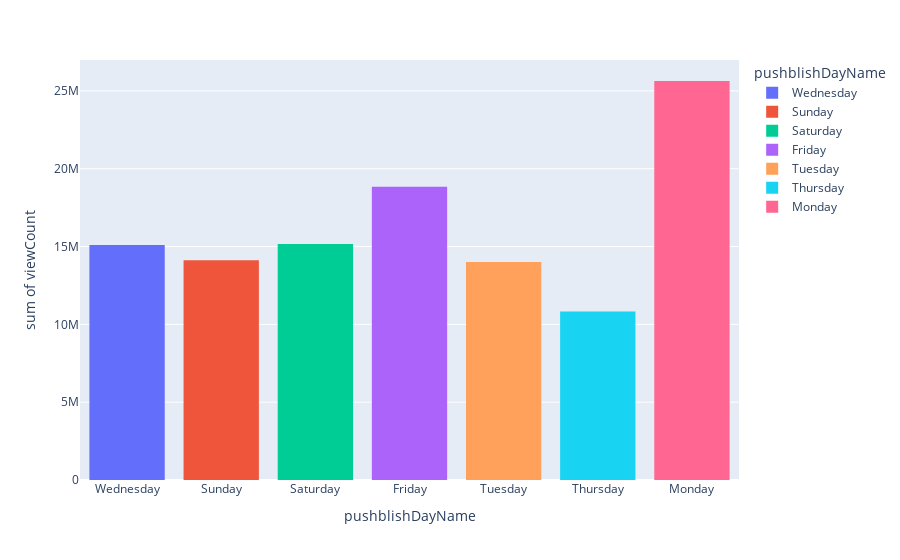

The code cell stored with this chart in its notebook:
### Code cell
fig = px.histogram(video_details,x='pushblishDayName',y='viewCount',color='pushblishDayName')

fig.show()

### Figure 1 — Plotly figure (JSON) as saved in the notebook; plotly's stock layout.template omitted (floating-point values rounded to 4 significant figures; data arrays with more than 128 entries replaced by an {"elided": "..."} marker saying what was removed)
{"data": [{"alignmentgroup": "True", "bingroup": "x", "histfunc": "sum", "hovertemplate": "pushblishDayName=%{x}<br>sum of viewCount=%{y}<extra></extra>", "legendgroup": "Wednesday", "marker": {"color": "#636efa", "pattern": {"shape": ""}}, "name": "Wednesday", "offsetgroup": "Wednesday", "orientation": "v", "showlegend": true, "type": "histogram", "x": {"elided": "151 str values"}, "xaxis": "x", "y": {"elided": "151 int values"}, "yaxis": "y"}, {"alignmentgroup": "True", "bingroup": "x", "histfunc": "sum", "hovertemplate": "pushblishDayName=%{x}<br>sum of viewCount=%{y}<extra></extra>", "legendgroup": "Sunday", "marker": {"color": "#EF553B", "pattern": {"shape": ""}}, "name": "Sunday", "offsetgroup": "Sunday", "orientation": "v", "showlegend": true, "type": "histogram", "x": {"elided": "149 str values"}, "xaxis": "x", "y": {"elided": "149 int values"}, "yaxis": "y"}, {"alignmentgroup": "True", "bingroup": "x", "histfunc": "sum", "hovertemplate": "pushblishDayName=%{x}<br>sum of viewCount=%{y}<extra></extra>", "legendgroup": "Saturday", "marker": {"color": "#00cc96", "pattern": {"shape": ""}}, "name": "Saturday", "offsetgroup": "Saturday", "orientation": "v", "showlegend": true, "type": "histogram", "x": {"elided": "158 str values"}, "xaxis": "x", "y": {"elided": "158 int values"}, "yaxis": "y"}, {"alignmentgroup": "True", "bingroup": "x", "histfunc": "sum", "hovertemplate": "pushblishDayName=%{x}<br>sum of viewCount=%{y}<extra></extra>", "legendgroup": "Friday", "marker": {"color": "#ab63fa", "pattern": {"shape": ""}}, "name": "Friday", "offsetgroup": "Friday", "orientation": "v", "showlegend": true, "type": "histogram", "x": {"elided": "223 str values"}, "xaxis": "x", "y": {"elided": "223 int values"}, "yaxis": "y"}, {"alignmentgroup": "True", "bingroup": "x", "histfunc": "sum", "hovertemplate": "pushblishDayName=%{x}<br>sum of viewCount=%{y}<extra></extra>", "legendgroup": "Tuesday", "marker": {"color": "#FFA15A", "pattern": {"shape": ""}}, "name": "Tuesday", "offsetgroup": "Tuesday", "orientation": "v", "showlegend": true, "type": "histogram", "x": {"elided": "175 str values"}, "xaxis": "x", "y": {"elided": "175 int values"}, "yaxis": "y"}, {"alignmentgroup": "True", "bingroup": "x", "histfunc": "sum", "hovertemplate": "pushblishDayName=%{x}<br>sum of viewCount=%{y}<extra></extra>", "legendgroup": "Thursday", "marker": {"color": "#19d3f3", "pattern": {"shape": ""}}, "name": "Thursday", "offsetgroup": "Thursday", "orientation": "v", "showlegend": true, "type": "histogram", "x": {"elided": "147 str values"}, "xaxis": "x", "y": {"elided": "147 int values"}, "yaxis": "y"}, {"alignmentgroup": "True", "bingroup": "x", "histfunc": "sum", "hovertemplate": "pushblishDayName=%{x}<br>sum of viewCount=%{y}<extra></extra>", "legendgroup": "Monday", "marker": {"color": "#FF6692", "pattern": {"shape": ""}}, "name": "Monday", "offsetgroup": "Monday", "orientation": "v", "showlegend": true, "type": "histogram", "x": {"elided": "220 str values"}, "xaxis": "x", "y": {"elided": "220 int values"}, "yaxis": "y"}], "layout": {"autosize": true, "barmode": "relative", "legend": {"title": {"text": "pushblishDayName"}, "tracegroupgap": 0}, "margin": {"t": 60}, "xaxis": {"anchor": "y", "autorange": true, "categoryarray": ["Wednesday", "Sunday", "Saturday", "Friday", "Tuesday", "Thursday", "Monday"], "categoryorder": "array", "domain": [0, 1], "range": [-0.5, 6.5], "title": {"text": "pushblishDayName"}, "type": "category"}, "yaxis": {"anchor": "x", "autorange": true, "domain": [0, 1], "range": [0, 26990000.0], "title": {"text": "sum of viewCount"}, "type": "linear"}}}
